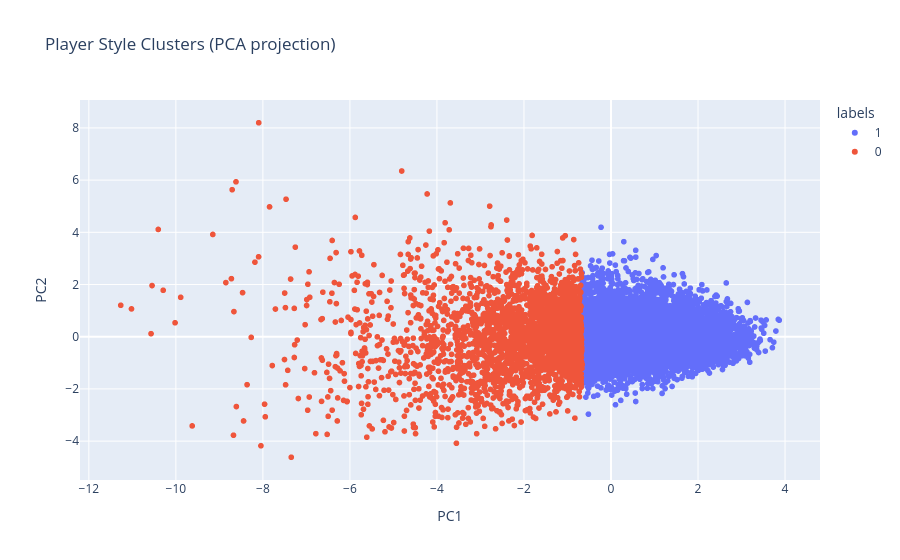

Notebook code cell kept with this figure:
### Code cell
# Fit K-Means on all scaled features, then overlay onto the PCA dataframe and visualize the clusters
transformer = PCA(n_components=2, random_state=42)
X = transformer.fit_transform(processed_data)
X_pca = pd.DataFrame(X, columns=["PC1", "PC2"])
X_pca["labels"] = final_model.labels_.astype(str)

fig = px.scatter(
    X_pca, x="PC1", y="PC2", color="labels",
    title="Player Style Clusters (PCA projection)"
)
fig.show()

### Figure 1 — Plotly figure (JSON) as saved in the notebook; plotly's stock layout.template omitted (floating-point values rounded to 4 significant figures; data arrays with more than 128 entries replaced by an {"elided": "..."} marker saying what was removed)
{"data": [{"hovertemplate": "labels=1<br>PC1=%{x}<br>PC2=%{y}<extra></extra>", "legendgroup": "1", "marker": {"color": "#636efa", "symbol": "circle"}, "mode": "markers", "name": "1", "showlegend": true, "type": "scattergl", "x": {"elided": "6868 float values"}, "xaxis": "x", "y": {"elided": "6868 float values"}, "yaxis": "y"}, {"hovertemplate": "labels=0<br>PC1=%{x}<br>PC2=%{y}<extra></extra>", "legendgroup": "0", "marker": {"color": "#EF553B", "symbol": "circle"}, "mode": "markers", "name": "0", "showlegend": true, "type": "scattergl", "x": {"elided": "2785 float values"}, "xaxis": "x", "y": {"elided": "2785 float values"}, "yaxis": "y"}], "layout": {"legend": {"title": {"text": "labels"}, "tracegroupgap": 0}, "title": {"text": "Player Style Clusters (PCA projection)"}, "xaxis": {"anchor": "y", "domain": [0, 1], "title": {"text": "PC1"}}, "yaxis": {"anchor": "x", "domain": [0, 1], "title": {"text": "PC2"}}}}
